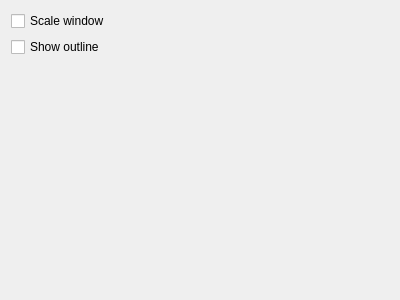
<?xml version="1.0" encoding="UTF-8"?>
<ui version="4.0">
 <class>KWin::ResizeEffectConfigForm</class>
 <widget class="QWidget" name="KWin::ResizeEffectConfigForm">
  <property name="geometry">
   <rect>
    <x>0</x>
    <y>0</y>
    <width>400</width>
    <height>300</height>
   </rect>
  </property>
  <property name="windowTitle">
   <string>Form</string>
  </property>
  <layout class="QVBoxLayout" name="verticalLayout">
   <item>
    <widget class="QCheckBox" name="scaleBox">
     <property name="text">
      <string>Scale window</string>
     </property>
    </widget>
   </item>
   <item>
    <widget class="QCheckBox" name="outlineBox">
     <property name="text">
      <string>Show outline</string>
     </property>
    </widget>
   </item>
   <item>
    <spacer name="verticalSpacer">
     <property name="orientation">
      <enum>Qt::Vertical</enum>
     </property>
     <property name="sizeHint" stdset="0">
      <size>
       <width>20</width>
       <height>40</height>
      </size>
     </property>
    </spacer>
   </item>
  </layout>
 </widget>
 <resources/>
 <connections/>
</ui>
